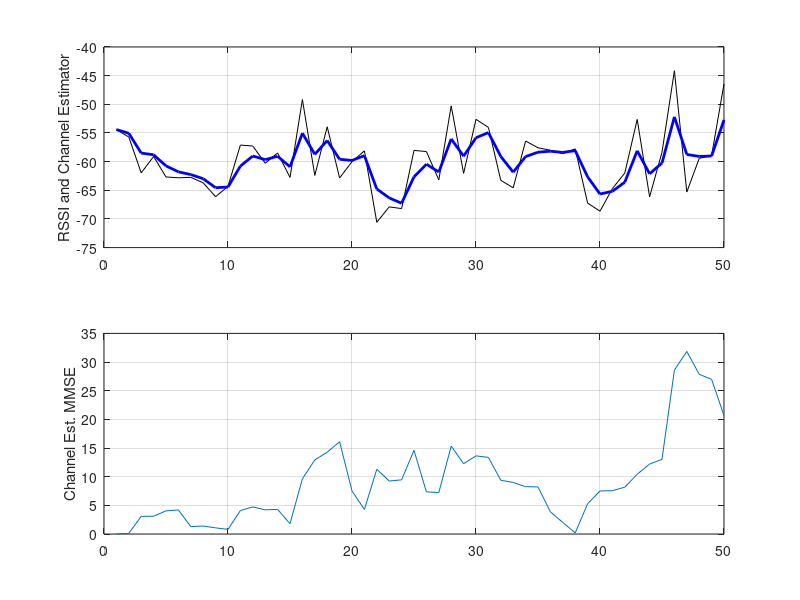
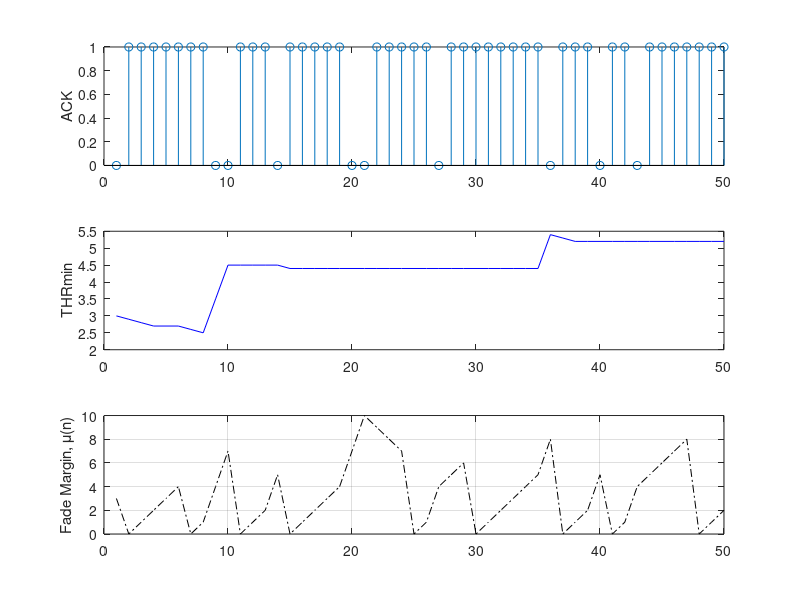

MATLAB code for these plots, in order:
clc; clear; close all;

rand('state',1);

N = 4;


nframes = 50;
epsilon = 0.02;

% RSSImin = -90;
% RSSImax = -60;
% RSSI = rand(nframes,1)*(RSSImax-RSSImin) + RSSImin;

PLd0 = 47.14;
nAtt = 4.26;
d = 100; % mm
d0 = 50; % mm 
sigmas = 7.85;
S = sigmas*randn(nframes,1);
RSSI = -(PLd0 + 10*nAtt*log10(d/d0) + S);
%%
a = zeros(nframes,1);
a(1) = 0.5;

Cest = zeros(nframes,1);
Cest0 = zeros(nframes,1);
Cestp = zeros(nframes,1);
Cestn = zeros(nframes,1);

Cest(1) = RSSI(1);
Cest0(1) = RSSI(1);
Cestp(1) = RSSI(1);
Cestn(1) = RSSI(1);

MSE = zeros(nframes,1); 
MSE0 = zeros(nframes,1);
MSEp = zeros(nframes,1);
MSEm = zeros(nframes,1);

for n = 2:nframes
    a0 = a(n-1);
    am = a(n-1) - epsilon;
    ap = a(n-1) + epsilon;
    
    Cest0(n) = a0 * RSSI(n) + (1-a0)*Cest(n-1);
    Cestp(n) = ap * RSSI(n) + (1-ap)*Cest(n-1);
    Cestm(n) = am * RSSI(n) + (1-am)*Cest(n-1);
    
    zz = ((n):-1:(n-N+1));
    zz(zz<=0) = 1;    
    MSE0(n) = sum((Cest0(zz) - RSSI(zz)).^2)/N;
    MSEp(n) = sum((Cest0(zz) - RSSI(zz)).^2)/N;
    MSEm(n) = sum((Cest0(zz) - RSSI(zz)).^2)/N;
    
    if MSEp(n) < MSE0(n) && MSEp(n) < MSEm(n)
        a(n) = ap;
        Cest(n) = Cestp(n);
    elseif MSEm(n) < MSE0(n) && MSEm(n) < MSEp(n)
        a(n) = am;
        Cest(n) = Cestm(n);
    else
        a(n) = a0;
        Cest(n) = Cest0(n);
    end
    MSE(n) = sum((Cest(zz) - RSSI(zz)).^2)/N;
end
figure(1); 
subplot(2,1,1);
plot(1:nframes,RSSI,'-k'); grid on;
hold on;
plot(1:nframes,Cest,'-b','linewidth',2);
ylabel('RSSI and Channel Estimator');

subplot(2,1,2); plot(1:nframes,MSE); grid on;
ylabel('Channel Est. MMSE'); 
%% Fade Margin
ACK = rand(nframes,1)>0.2;
% ACK = ones(nframes,1);
% ACK = zeros(nframes,1); 
rho = 1; % dB
THRl = 2; % dB
THRh = 4; % dB
theta = 3; % dB
K = 10;
delta = 2; % dB
mu = zeros(nframes,1);
mu(1) = 3; % dB
THRmin = zeros(nframes,1)
THRmin(1) = 3;

for n = 2:nframes
    if sqrt(MSE(n)) > mu(n-1) - THRl
        mu(n) = mu(n-1) + rho;
    elseif (MSE(n) > THRmin(n-1)) && (sqrt(MSE(n)) < mu(n-1) - THRh)
        mu(n) = mu(n-1) - rho;
    end
    if ACK(n) == 0
        mu(n) = mu(n-1) + theta;
    end
    if (sqrt(MSE(n)) < delta) && (ACK(n) == 1)
        THRmin(n) = THRmin(n-1) - rho/K;
    elseif sqrt(MSE(n)) < delta && ACK(n) == 0
        THRmin(n) = THRmin(n-1) + rho;
    else
        THRmin(n) =  THRmin(n-1);
    end
end
figure(2); close; figure(2); 
subplot(3,1,1); stem(1:nframes,ACK); 
ylabel('ACK');
subplot(3,1,2); plot(1:nframes,THRmin,'-b'); hold on;
ylabel('THRmin');
subplot(3,1,3); plot(1:nframes,mu,'-.k'); 
ylabel('Fade Margin, \mu(n)'); grid on;
% ylim([min(THRmin) - epsilon max(THRmin) + epsilon]);

MMSE = sum((Cest - RSSI).^2)/nframes;
fprintf('MMSE:%2.2f \n',MMSE);